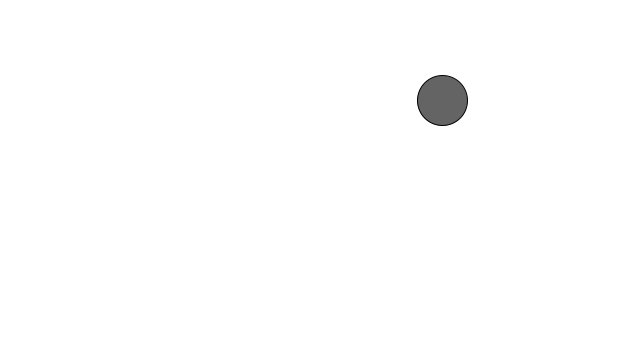
Frame 1 (no input)
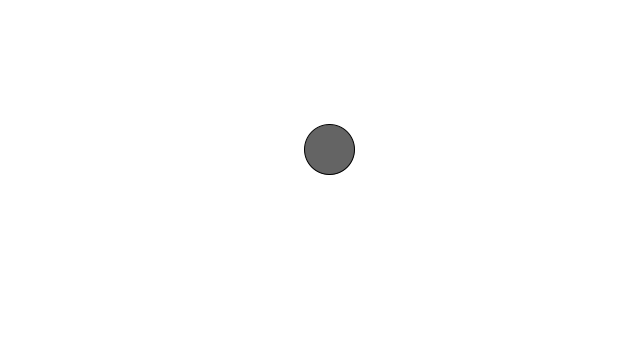
Frame 60 (the mouse pressed at the canvas centre just before this capture)
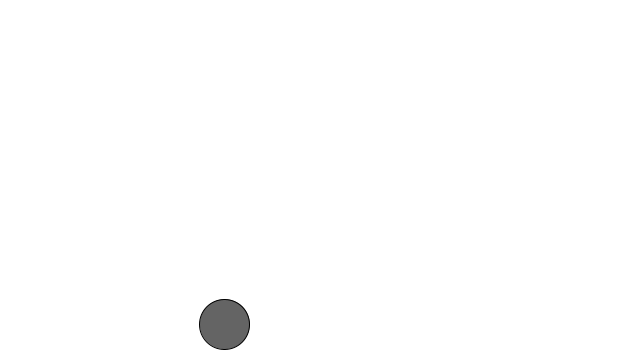
Frame 120 (the mouse held since frame 60 and released just before this capture)

The Processing sketch that drew these frames (run headless with seeded random() and noise(); from frame 60 on, the mouse is pressed at the canvas centre):

// Processing sketch: BouncingBallPVector
// ── BouncingBallPVector.pde
Mover m;

void setup() {
  size(640, 360);
  m = new Mover();
  frameRate(24);
}

void draw() {
  background(255);
  
  m.update();
  m.display();
}

// ── Mover.pde
public class Mover {
  PVector location;
  PVector velocity;

  public Mover() {
    location = new PVector(random(width), random(height));
    velocity = new PVector(random(30), random(30));
  }

  public void update() {
    location.add(velocity);
    checkEdges();
  }

  public void display() {
    stroke(0);
    fill(100);
    ellipse(location.x, location.y, 50, 50);
  }

  private void checkEdges() {
    checkEdgeX();
    checkEdgeY();
  }

  private void checkEdgeX() {
    if (location.x > width - 25 || location.x < 25) {
      if (location.x > width - 25) {
        location.x = width - 25;
      } else {
        location.x = 25;
      }
      velocity.x *= -1;
    }
  }

  private void checkEdgeY() {
    if (location.y > height - 25 || location.y < 25) {
      if (location.y > height - 25) {
        location.y = height - 25;
      } else {
        location.y = 25;
      }
      velocity.y *= -1;
    }
  }
}
